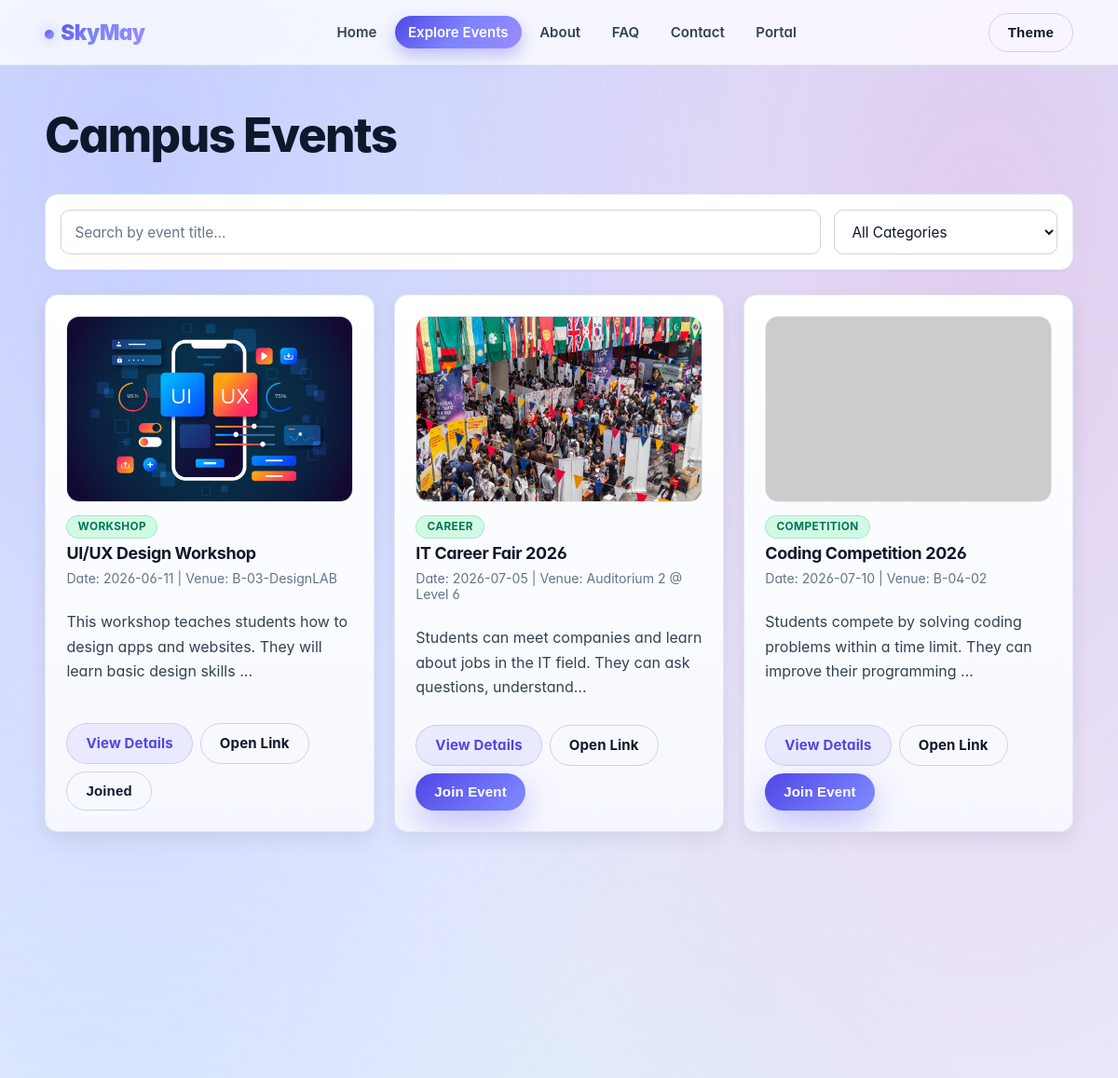
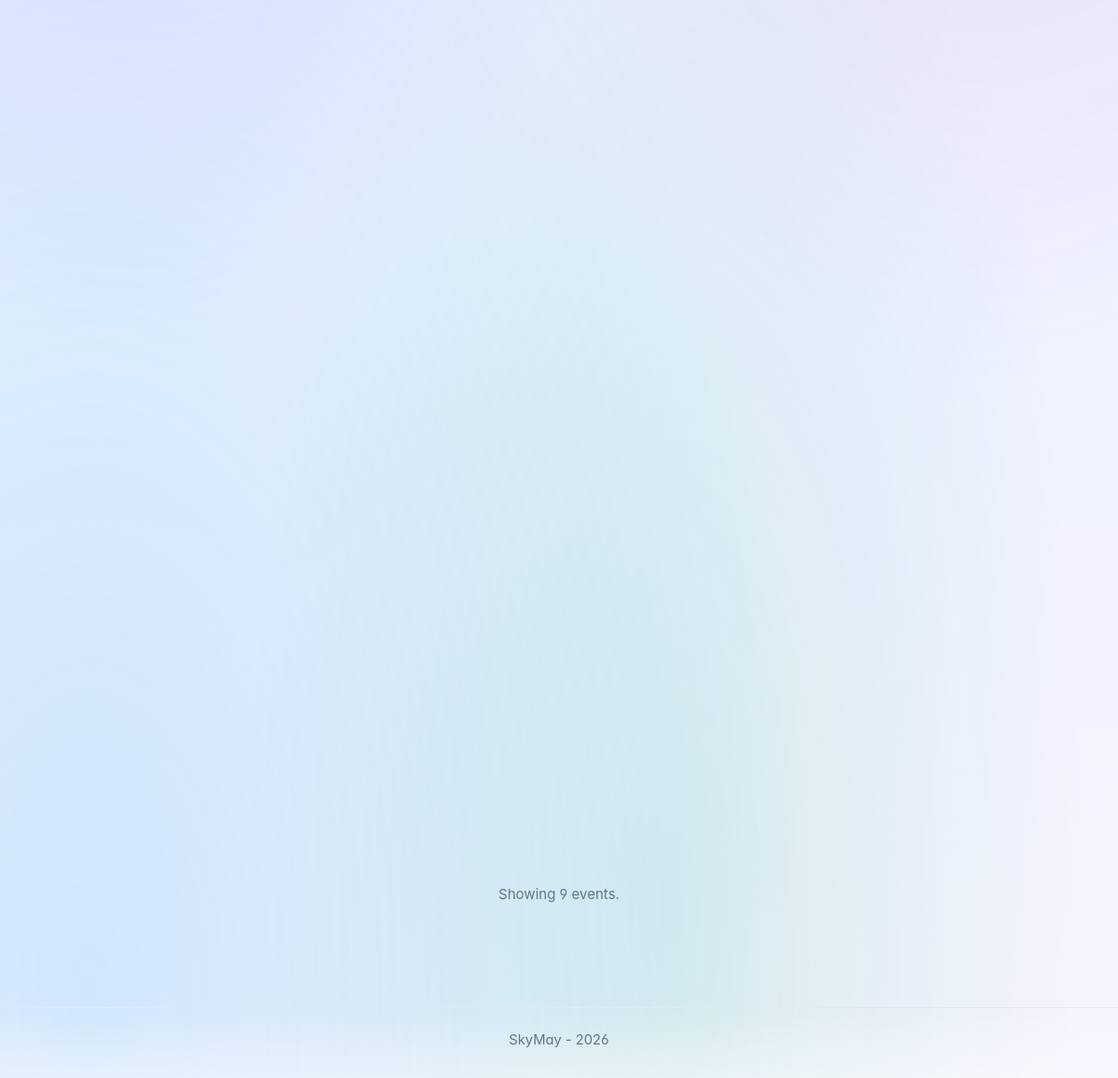
The page /event.php (signed in) on the database its author committed (2 pictures, top to bottom).
### tables this page shows
CREATE TABLE IF NOT EXISTS `events` (
  `event_id` int NOT NULL AUTO_INCREMENT,
  `title` varchar(200) NOT NULL,
  `description` text,
  `image_path` varchar(255) DEFAULT NULL,
  `event_link` varchar(255) DEFAULT NULL,
  `event_status` varchar(20) NOT NULL DEFAULT 'pending',
  `event_date` date NOT NULL,
  `venue` varchar(200) DEFAULT NULL,
  `category` varchar(50) DEFAULT NULL,
  `created_by` int DEFAULT NULL,
  `created_at` timestamp NULL DEFAULT CURRENT_TIMESTAMP,
  PRIMARY KEY (`event_id`),
  KEY `created_by` (`created_by`)
);

### db.php (called while the page is built, shortened)
<?php
$DB_HOST = '127.0.0.1';
$DB_USER = 'root';
$DB_PASS = '';
$DB_NAME = 'skymay_db';
$conn = @new mysqli($DB_HOST, $DB_USER, $DB_PASS, $DB_NAME);
$dbConnected = !$conn->connect_error;
?>

### includes/event_support.php (called while the page is built, shortened)
<?php
function normalizeEventCategory(string $category): string
{
    $allowed = ['competition', 'career', 'workshop', 'other'];
    $clean = strtolower(trim($category));
    return in_array($clean, $allowed, true) ? $clean : 'other';
}
function eventImageUrl(array $event): string
{
    $path = trim((string)($event['image_path'] ?? ''));
    if ($path !== '') {
        $absolutePath = dirname(__DIR__) . DIRECTORY_SEPARATOR . str_replace('/', DIRECTORY_SEPARATOR, $path);
        if (is_file($absolutePath)) {
            return $path;
        }
    }
    return 'https://via.placeholder.com/900x500?text=Campus+Event';
}

### includes/auth.php (called while the page is built, shortened)
<?php
function currentUser(): ?array {
  return $_SESSION['user'] ?? null;
}
function isLoggedIn(): bool {
  return isset($_SESSION['user']);
}
?>

### event.php (the view, shortened to what this page needs)
<?php
require_once 'db.php';
require_once __DIR__ . '/includes/auth.php';
require_once __DIR__ . '/includes/event_support.php';
$events = [];
$user = currentUser();
$isLoggedIn = isLoggedIn();
$isStudent = $isLoggedIn && ($user['role'] ?? '') === 'student';
$userRegistrations = [];
if ($dbConnected) {
  $sql = "SELECT event_id, title, category, event_date, venue, description, image_path, event_link FROM events WHERE LOWER(COALESCE(event_status, 'pending')) <> 'rejected' AND TRIM(title) NOT LIKE '[Rejected]%' ORDER BY event_date ASC LIMIT 12";
  $result = $conn->query($sql);
  if ($result) {
    while ($row = $result->fetch_assoc()) {
      $events[] = $row;
    }
  }
  if ($isStudent) {
    $regStmt = $conn->prepare('SELECT event_id FROM event_registrations WHERE user_id = ? AND status = "registered"');
    if ($regStmt) {
      $userId = (int)($user['id'] ?? 0);
      $regStmt->bind_param('i', $userId);
      $regStmt->execute();
      $regResult = $regStmt->get_result();
      while ($row = $regResult->fetch_assoc()) {
        $userRegistrations[(int)$row['event_id']] = true;
      }
    }
  }
}
function eventCategoryLabel(string $category): string {
  switch ($category) {
    case 'competition':
      return 'Competition';
    case 'career':
      return 'Career';
    case 'workshop':
      return 'Workshop';
    default:
      return 'Event';
  }
}
include 'includes/header.php';
?>
<main class="container section">
  <h1 class="reveal">Campus Events</h1>
  <div class="toolbar">
    <input id="searchInput" type="text" placeholder="Search by event title..." oninput="window.SkyMayFilterEvents && window.SkyMayFilterEvents()" />
    <select id="categoryFilter" onchange="window.SkyMayFilterEvents && window.SkyMayFilterEvents()">
      <option value="all">All Categories</option>
    </select>
  </div>
  <div class="event-grid" id="eventGrid">
    <?php foreach ($events as $event): ?>
      <?php
        $category = normalizeEventCategory((string)($event['category'] ?? ''));
        $isJoined = isset($userRegistrations[(int)$event['event_id']]);
        $description = (string)($event['description'] ?? '');
      ?>
      <article class="card event-item reveal"
               data-event-id="<?php echo (int)$event['event_id']; ?>"
               data-title="<?php echo htmlspecialchars($event['title']); ?>"
               data-category="<?php echo htmlspecialchars($category); ?>">
        <img
          class="event-image"
          src="<?php echo htmlspecialchars(eventImageUrl($event)); ?>"
          alt="<?php echo htmlspecialchars($event['title']); ?>"
          loading="lazy"
        />
        <span class="badge"><?php echo htmlspecialchars(eventCategoryLabel($category)); ?></span>
        <h3><?php echo htmlspecialchars($event['title']); ?></h3>
        <div class="event-meta">Date: <?php echo htmlspecialchars($event['event_date']); ?> | Venue: <?php echo htmlspecialchars($event['venue']); ?></div>
        <p><?php echo htmlspecialchars(substr($description, 0, 100)) . (strlen($description) > 100 ? '...' : ''); ?></p>
        <div class="event-actions">
          <a href="eventdetail.php?id=<?php echo urlencode((string)$event['event_id']); ?>" class="btn btn-secondary">View Details</a>
          <?php if (!empty($event['event_link'])): ?>
            <a href="<?php echo htmlspecialchars($event['event_link']); ?>" class="btn btn-ghost" target="_blank" rel="noopener noreferrer">Open Link</a>
          <?php endif; ?>
          <?php if ($isStudent): ?>
            <button class="btn <?php echo $isJoined ? 'btn-ghost' : 'btn-primary'; ?> join-btn"
                    type="button"
                    data-event-id="<?php echo (int)$event['event_id']; ?>"
                    data-joined="<?php echo $isJoined ? '1' : '0'; ?>">
              <?php echo $isJoined ? 'Joined' : 'Join Event'; ?>
            </button>
          <?php elseif (!$isLoggedIn): ?>
            <a href="login.php" class="btn btn-ghost">Login to Join</a>
          <?php endif; ?>
        </div>
      </article>
    <?php endforeach; ?>
  </div>
  <p id="filterResultMsg" class="filter-result" aria-live="polite"></p>
</main>
<?php include 'includes/footer.php'; ?>

### rows shown on the page
events: image_path (picture), category "WORKSHOP", title "UI/UX Design Workshop", event_date "2026-06-11", venue "B-03-DesignLAB", description "This workshop teaches students how to design apps and websites. They will learn basic design skills", shows "Joined"
events: image_path (picture), category "CAREER", title "IT Career Fair 2026", event_date "2026-07-05", venue "Auditorium 2 @ Level 6", description "Students can meet companies and learn about jobs in the IT field. They can ask questions, understand", shows "Join Event"
events: category "COMPETITION", title "Coding Competition 2026", event_date "2026-07-10", venue "B-04-02", description "Students compete by solving coding problems within a time limit. They can improve their programming", shows "Join Event"
